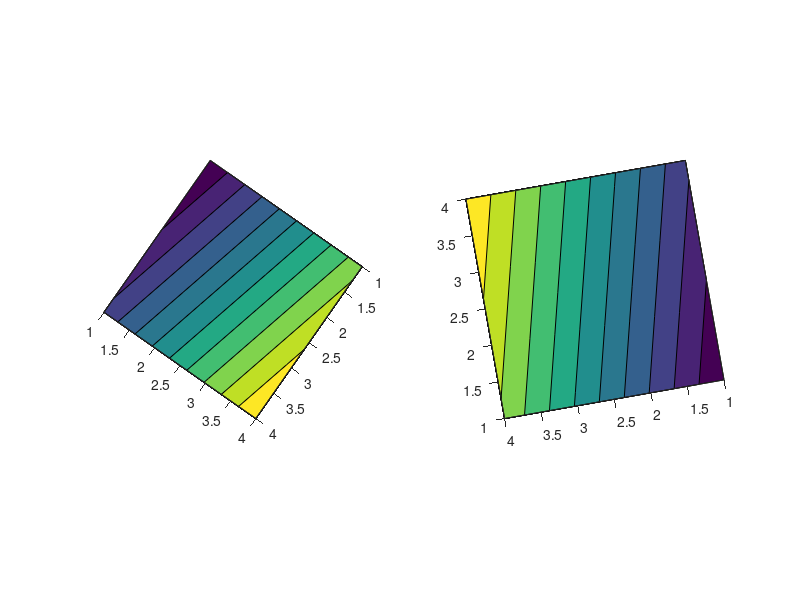

MATLAB code for this plot:
figure;
h1=subplot(1,2,1);
[C,h] = contourf([1 2 3 4;5 6 7 8;9 10 11 12;13 14 15 16]);
axis vis3d
view(125,90)

h2=subplot(1,2,2);
[C,h] = contourf([1 2 3 4;5 6 7 8;9 10 11 12;13 14 15 16]);
axis vis3d
view(-100,90)